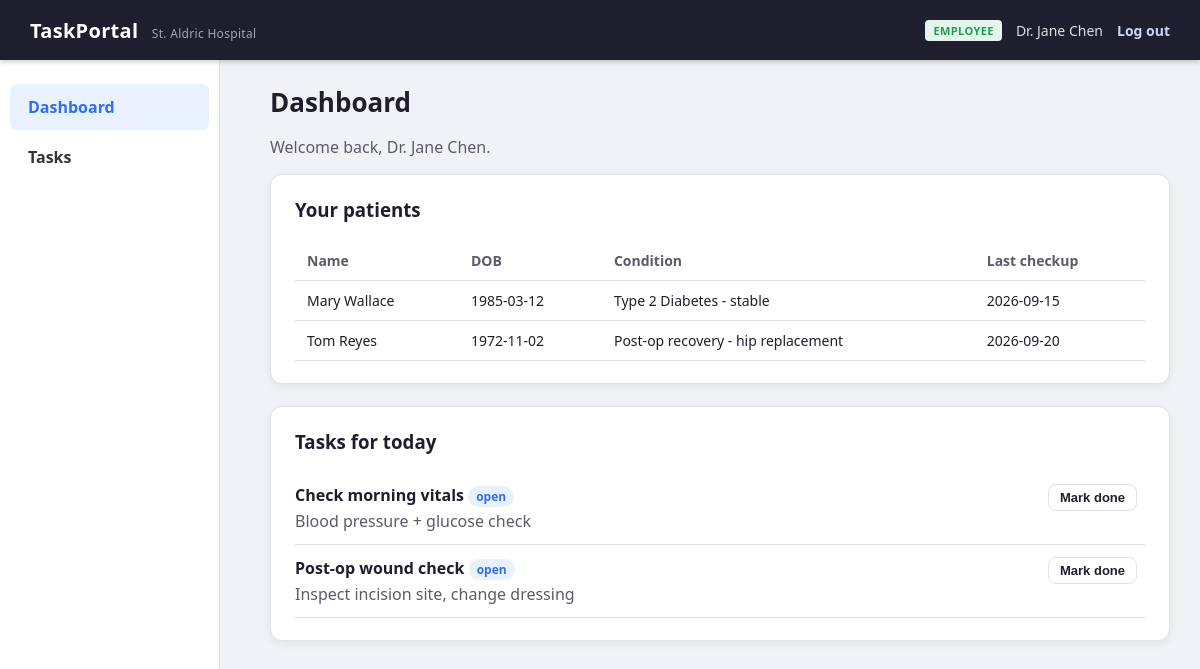
/dashboard (signed in), run on the app's committed database.
### tables this page shows
CREATE TABLE patients (
    id INTEGER PRIMARY KEY AUTOINCREMENT,
    name TEXT NOT NULL,
    dob TEXT,
    condition TEXT,
    last_checkup TEXT,
    assigned_doctor_id INTEGER,
    created_at TEXT DEFAULT (datetime('now')),
    FOREIGN KEY (assigned_doctor_id) REFERENCES users(id)
);

CREATE TABLE tasks (
    id INTEGER PRIMARY KEY AUTOINCREMENT,
    title TEXT NOT NULL,
    description TEXT,
    patient_id INTEGER,
    assigned_to INTEGER NOT NULL,
    created_by INTEGER NOT NULL,
    status TEXT DEFAULT 'open',          -- open | in_progress | completed
    created_at TEXT DEFAULT (datetime('now')),
    FOREIGN KEY (patient_id) REFERENCES patients(id),
    FOREIGN KEY (assigned_to) REFERENCES users(id),
    FOREIGN KEY (created_by) REFERENCES users(id)
);

### app.py (the view, shortened to what this page needs)
@app.route("/dashboard")
@login_required
def dashboard():
    db = get_db()
    role = session["role"]
    context = {}
    if role == "employee":
        patients = db.execute(
            "SELECT * FROM patients WHERE assigned_doctor_id = ?", (session["user_id"],)
        ).fetchall()
        tasks = db.execute(
            "SELECT * FROM tasks WHERE assigned_to = ? AND status != 'completed'",
            (session["user_id"],),
        ).fetchall()
        context = {"patients": patients, "tasks": tasks}
    return render_template("dashboard.html", role=role, **context)

### app.py (called while the page is built)
def get_db():
    if "db" not in g:
        g.db = sqlite3.connect(DB_PATH)
        g.db.row_factory = sqlite3.Row
    return g.db

def login_required(view):
    @wraps(view)
    def wrapped(*args, **kwargs):
        if "user_id" not in session:
            return redirect(url_for("login"))
        return view(*args, **kwargs)
    return wrapped

### templates/dashboard.html (shortened to what this page needs)
{% extends "base.html" %}
{% block content %}
<h1>Dashboard</h1>
<p class="muted">Welcome back, {{ session.get('full_name') }}.</p>
{% if role == "employee" %}
<div class="card">
    <h3>Your patients</h3>
    {% if patients %}
    <table class="data-table">
        <thead>
            <tr><th>Name</th><th>DOB</th><th>Condition</th><th>Last checkup</th></tr>
        </thead>
        <tbody>
        {% for p in patients %}
            <tr>
                <td>{{ p.name }}</td>
                <td>{{ p.dob }}</td>
                <td>{{ p.condition }}</td>
                <td>{{ p.last_checkup }}</td>
            </tr>
        {% endfor %}
        </tbody>
    </table>
    {% else %}
    <p class="muted">No patients assigned to you yet.</p>
    {% endif %}
</div>
<div class="card">
    <h3>Tasks for today</h3>
    {% if tasks %}
    <ul class="task-list">
        {% for t in tasks %}
        <li>
            <div>
                <strong>{{ t.title }}</strong>
                <span class="status status-{{ t.status }}">{{ t.status.replace('_', ' ') }}</span>
                <p class="muted">{{ t.description }}</p>
            </div>
            <form method="POST" action="/tasks/{{ t.id }}/complete">
                <button type="submit" class="btn btn-small">Mark done</button>
            </form>
        </li>
        {% endfor %}
    </ul>
    {% else %}
    <p class="muted">You're all caught up.</p>
    {% endif %}
</div>
{% endif %}
{% endblock %}

### static/style.css (style rules this page uses)
:root { --bg: #f0f2f5; --panel: #ffffff; --ink: #1e1e2f; --ink-soft: #5b5b6b; --line: #e2e3ea; --brand: #1e1e2f; --accent: #2f6fed; --accent-soft: #eaf1fe; --ok: #1f9d55; --warn: #c98a00; --alert: #d64545; }
* { box-sizing: border-box; }
body { margin: 0; font-family: 'Segoe UI', Arial, sans-serif; background-color: var(--bg); color: var(--ink); }
h1 { font-size: 26px; margin: 0 0 4px; }
.muted { color: var(--ink-soft); }
.card { background-color: var(--panel); padding: 22px 24px; border-radius: 12px; margin-bottom: 22px; box-shadow: 0 3px 8px rgba(0,0,0,0.06); border: 1px solid var(--line); max-width: 900px; }
.card h3 { margin-top: 0; }
.data-table { width: 100%; border-collapse: collapse; }
.data-table th, .data-table td { text-align: left; padding: 10px 12px; border-bottom: 1px solid var(--line); vertical-align: top; font-size: 14px; }
.data-table th { color: var(--ink-soft); font-weight: 600; }
.task-list { list-style: none; padding: 0; margin: 0; }
.task-list li { display: flex; justify-content: space-between; align-items: flex-start; padding: 12px 0; border-bottom: 1px solid var(--line); gap: 16px; }
.task-list p { margin: 4px 0 0; }
.status { font-size: 12px; padding: 2px 8px; border-radius: 20px; font-weight: 600; }
.status-open { background: var(--accent-soft); color: var(--accent); }
.btn { display: inline-block; padding: 9px 16px; border: 1px solid var(--line); background: #fff; color: var(--ink); border-radius: 8px; font-weight: 600; font-size: 14px; cursor: pointer; text-decoration: none; margin-right: 8px; }
.btn-small { padding: 5px 11px; font-size: 13px; }

### data on the page
patients: name "Mary Wallace", dob "1985-03-12", condition "Type 2 Diabetes - stable", last_checkup "2026-09-15"
patients: name "Tom Reyes", dob "1972-11-02", condition "Post-op recovery - hip replacement", last_checkup "2026-09-20"
tasks: title "Check morning vitals", status.replace "open", description "Blood pressure + glucose check"
tasks: title "Post-op wound check", status.replace "open", description "Inspect incision site, change dressing"

### other printed values
{{ session.get('role') }} "EMPLOYEE"
{{ session.get('full_name') }} "Dr. Jane Chen"
